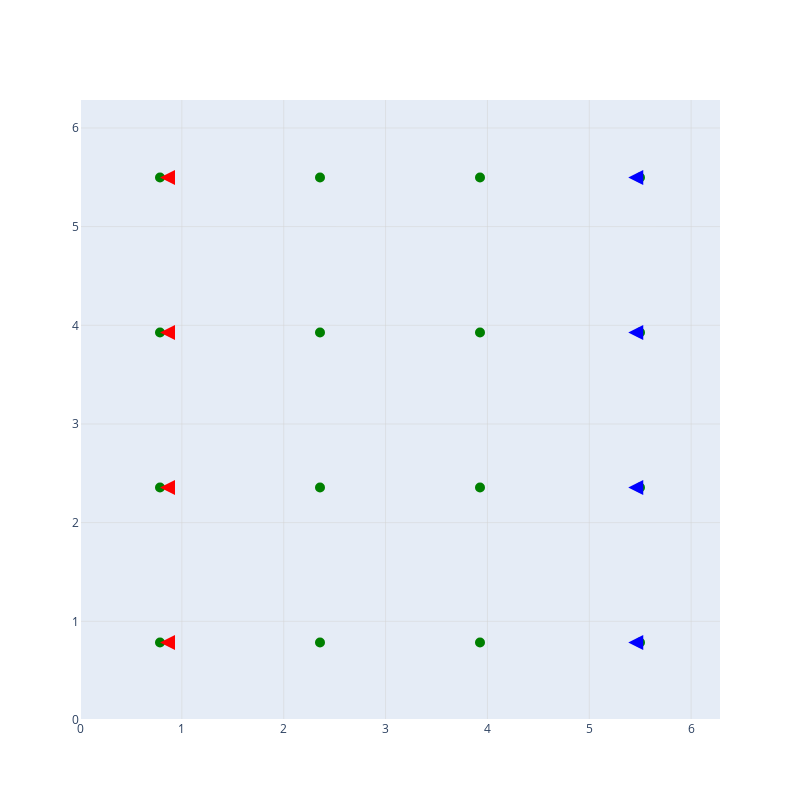

The code cell stored with this chart in its notebook:
### Code cell
fig = go.Figure()
fig.add_trace(go.Scatter(
    x=coords_r[:,0], y=coords_r[:,1],
    mode='markers',
    marker=dict(color='green', size=10),
    name='Cell Centres',
    showlegend=False
))
for i in range(len(owner)):
    fig.add_annotation(ax=arrowo_x[i],ay=arrowo_y[i],
    x=arrowo_x_end[i], y=arrowo_y_end[i],
    xref="x", yref="y",axref="x", ayref="y",arrowhead=2,arrowsize=1.5,arrowwidth=2,showarrow=True, arrowcolor='Blue')
for i in range(len(neighbour)):
    fig.add_annotation(ax=arrown_x[i],ay=arrown_y[i],
    x=arrown_x_end[i], y=arrown_y_end[i],
    xref="x", yref="y",axref="x", ayref="y",arrowhead=2,arrowsize=1.5,arrowwidth=2,showarrow=True, arrowcolor='Red')

fig.update_layout(
    xaxis=dict(range=[0, 2*np.pi], showgrid=True, gridwidth=0.5, gridcolor='lightgray'),
    yaxis=dict(range=[0, 2*np.pi], showgrid=True, gridwidth=0.5, gridcolor='lightgray'),
    width=800, height=800,
    hovermode='closest'
)
fig.show()

### Figure 1 — Plotly figure (JSON) as saved in the notebook; plotly's stock layout.template omitted (floating-point values rounded to 4 significant figures)
{"data": [{"marker": {"color": "green", "size": 10}, "mode": "markers", "name": "Cell Centres", "showlegend": false, "type": "scatter", "x": [0.7854, 0.7854, 0.7854, 0.7854, 2.356, 2.356, 2.356, 2.356, 3.927, 3.927, 3.927, 3.927, 5.498, 5.498, 5.498, 5.498], "y": [0.7854, 2.356, 3.927, 5.498, 0.7854, 2.356, 3.927, 5.498, 0.7854, 2.356, 3.927, 5.498, 0.7854, 2.356, 3.927, 5.498]}], "layout": {"annotations": [{"arrowcolor": "Blue", "arrowhead": 2, "arrowsize": 1.5, "arrowwidth": 2, "ax": 0.7854, "axref": "x", "ay": 0.7854, "ayref": "y", "showarrow": true, "x": 0.7854, "xref": "x", "y": 0.824, "yref": "y"}, {"arrowcolor": "Blue", "arrowhead": 2, "arrowsize": 1.5, "arrowwidth": 2, "ax": 0.7854, "axref": "x", "ay": 2.356, "ayref": "y", "showarrow": true, "x": 0.7854, "xref": "x", "y": 2.395, "yref": "y"}, {"arrowcolor": "Blue", "arrowhead": 2, "arrowsize": 1.5, "arrowwidth": 2, "ax": 0.7854, "axref": "x", "ay": 3.927, "ayref": "y", "showarrow": true, "x": 0.7854, "xref": "x", "y": 3.966, "yref": "y"}, {"arrowcolor": "Blue", "arrowhead": 2, "arrowsize": 1.5, "arrowwidth": 2, "ax": 0.7854, "axref": "x", "ay": 5.498, "ayref": "y", "showarrow": true, "x": 0.7854, "xref": "x", "y": 5.382, "yref": "y"}, {"arrowcolor": "Blue", "arrowhead": 2, "arrowsize": 1.5, "arrowwidth": 2, "ax": 2.356, "axref": "x", "ay": 0.7854, "ayref": "y", "showarrow": true, "x": 2.356, "xref": "x", "y": 0.824, "yref": "y"}, {"arrowcolor": "Blue", "arrowhead": 2, "arrowsize": 1.5, "arrowwidth": 2, "ax": 2.356, "axref": "x", "ay": 2.356, "ayref": "y", "showarrow": true, "x": 2.356, "xref": "x", "y": 2.395, "yref": "y"}, {"arrowcolor": "Blue", "arrowhead": 2, "arrowsize": 1.5, "arrowwidth": 2, "ax": 2.356, "axref": "x", "ay": 3.927, "ayref": "y", "showarrow": true, "x": 2.356, "xref": "x", "y": 3.966, "yref": "y"}, {"arrowcolor": "Blue", "arrowhead": 2, "arrowsize": 1.5, "arrowwidth": 2, "ax": 2.356, "axref": "x", "ay": 5.498, "ayref": "y", "showarrow": true, "x": 2.356, "xref": "x", "y": 5.382, "yref": "y"}, {"arrowcolor": "Blue", "arrowhead": 2, "arrowsize": 1.5, "arrowwidth": 2, "ax": 3.927, "axref": "x", "ay": 0.7854, "ayref": "y", "showarrow": true, "x": 3.927, "xref": "x", "y": 0.824, "yref": "y"}, {"arrowcolor": "Blue", "arrowhead": 2, "arrowsize": 1.5, "arrowwidth": 2, "ax": 3.927, "axref": "x", "ay": 2.356, "ayref": "y", "showarrow": true, "x": 3.927, "xref": "x", "y": 2.395, "yref": "y"}, {"arrowcolor": "Blue", "arrowhead": 2, "arrowsize": 1.5, "arrowwidth": 2, "ax": 3.927, "axref": "x", "ay": 3.927, "ayref": "y", "showarrow": true, "x": 3.927, "xref": "x", "y": 3.966, "yref": "y"}, {"arrowcolor": "Blue", "arrowhead": 2, "arrowsize": 1.5, "arrowwidth": 2, "ax": 3.927, "axref": "x", "ay": 5.498, "ayref": "y", "showarrow": true, "x": 3.927, "xref": "x", "y": 5.382, "yref": "y"}, {"arrowcolor": "Blue", "arrowhead": 2, "arrowsize": 1.5, "arrowwidth": 2, "ax": 5.498, "axref": "x", "ay": 0.7854, "ayref": "y", "showarrow": true, "x": 5.498, "xref": "x", "y": 0.824, "yref": "y"}, {"arrowcolor": "Blue", "arrowhead": 2, "arrowsize": 1.5, "arrowwidth": 2, "ax": 5.498, "axref": "x", "ay": 2.356, "ayref": "y", "showarrow": true, "x": 5.498, "xref": "x", "y": 2.395, "yref": "y"}, {"arrowcolor": "Blue", "arrowhead": 2, "arrowsize": 1.5, "arrowwidth": 2, "ax": 5.498, "axref": "x", "ay": 3.927, "ayref": "y", "showarrow": true, "x": 5.498, "xref": "x", "y": 3.966, "yref": "y"}, {"arrowcolor": "Blue", "arrowhead": 2, "arrowsize": 1.5, "arrowwidth": 2, "ax": 5.498, "axref": "x", "ay": 5.498, "ayref": "y", "showarrow": true, "x": 5.498, "xref": "x", "y": 5.382, "yref": "y"}, {"arrowcolor": "Blue", "arrowhead": 2, "arrowsize": 1.5, "arrowwidth": 2, "ax": 0.7854, "axref": "x", "ay": 0.7854, "ayref": "y", "showarrow": true, "x": 0.824, "xref": "x", "y": 0.7854, "yref": "y"}, {"arrowcolor": "Blue", "arrowhead": 2, "arrowsize": 1.5, "arrowwidth": 2, "ax": 0.7854, "axref": "x", "ay": 2.356, "ayref": "y", "showarrow": true, "x": 0.824, "xref": "x", "y": 2.356, "yref": "y"}, {"arrowcolor": "Blue", "arrowhead": 2, "arrowsize": 1.5, "arrowwidth": 2, "ax": 0.7854, "axref": "x", "ay": 3.927, "ayref": "y", "showarrow": true, "x": 0.824, "xref": "x", "y": 3.927, "yref": "y"}, {"arrowcolor": "Blue", "arrowhead": 2, "arrowsize": 1.5, "arrowwidth": 2, "ax": 0.7854, "axref": "x", "ay": 5.498, "ayref": "y", "showarrow": true, "x": 0.824, "xref": "x", "y": 5.498, "yref": "y"}, {"arrowcolor": "Blue", "arrowhead": 2, "arrowsize": 1.5, "arrowwidth": 2, "ax": 2.356, "axref": "x", "ay": 0.7854, "ayref": "y", "showarrow": true, "x": 2.395, "xref": "x", "y": 0.7854, "yref": "y"}, {"arrowcolor": "Blue", "arrowhead": 2, "arrowsize": 1.5, "arrowwidth": 2, "ax": 2.356, "axref": "x", "ay": 2.356, "ayref": "y", "showarrow": true, "x": 2.395, "xref": "x", "y": 2.356, "yref": "y"}, {"arrowcolor": "Blue", "arrowhead": 2, "arrowsize": 1.5, "arrowwidth": 2, "ax": 2.356, "axref": "x", "ay": 3.927, "ayref": "y", "showarrow": true, "x": 2.395, "xref": "x", "y": 3.927, "yref": "y"}, {"arrowcolor": "Blue", "arrowhead": 2, "arrowsize": 1.5, "arrowwidth": 2, "ax": 2.356, "axref": "x", "ay": 5.498, "ayref": "y", "showarrow": true, "x": 2.395, "xref": "x", "y": 5.498, "yref": "y"}, {"arrowcolor": "Blue", "arrowhead": 2, "arrowsize": 1.5, "arrowwidth": 2, "ax": 3.927, "axref": "x", "ay": 0.7854, "ayref": "y", "showarrow": true, "x": 3.966, "xref": "x", "y": 0.7854, "yref": "y"}, {"arrowcolor": "Blue", "arrowhead": 2, "arrowsize": 1.5, "arrowwidth": 2, "ax": 3.927, "axref": "x", "ay": 2.356, "ayref": "y", "showarrow": true, "x": 3.966, "xref": "x", "y": 2.356, "yref": "y"}, {"arrowcolor": "Blue", "arrowhead": 2, "arrowsize": 1.5, "arrowwidth": 2, "ax": 3.927, "axref": "x", "ay": 3.927, "ayref": "y", "showarrow": true, "x": 3.966, "xref": "x", "y": 3.927, "yref": "y"}, {"arrowcolor": "Blue", "arrowhead": 2, "arrowsize": 1.5, "arrowwidth": 2, "ax": 3.927, "axref": "x", "ay": 5.498, "ayref": "y", "showarrow": true, "x": 3.966, "xref": "x", "y": 5.498, "yref": "y"}, {"arrowcolor": "Blue", "arrowhead": 2, "arrowsize": 1.5, "arrowwidth": 2, "ax": 5.498, "axref": "x", "ay": 0.7854, "ayref": "y", "showarrow": true, "x": 5.382, "xref": "x", "y": 0.7854, "yref": "y"}, {"arrowcolor": "Blue", "arrowhead": 2, "arrowsize": 1.5, "arrowwidth": 2, "ax": 5.498, "axref": "x", "ay": 2.356, "ayref": "y", "showarrow": true, "x": 5.382, "xref": "x", "y": 2.356, "yref": "y"}, {"arrowcolor": "Blue", "arrowhead": 2, "arrowsize": 1.5, "arrowwidth": 2, "ax": 5.498, "axref": "x", "ay": 3.927, "ayref": "y", "showarrow": true, "x": 5.382, "xref": "x", "y": 3.927, "yref": "y"}, {"arrowcolor": "Blue", "arrowhead": 2, "arrowsize": 1.5, "arrowwidth": 2, "ax": 5.498, "axref": "x", "ay": 5.498, "ayref": "y", "showarrow": true, "x": 5.382, "xref": "x", "y": 5.498, "yref": "y"}, {"arrowcolor": "Red", "arrowhead": 2, "arrowsize": 1.5, "arrowwidth": 2, "ax": 0.7854, "axref": "x", "ay": 2.318, "ayref": "y", "showarrow": true, "x": 0.7854, "xref": "x", "y": 2.356, "yref": "y"}, {"arrowcolor": "Red", "arrowhead": 2, "arrowsize": 1.5, "arrowwidth": 2, "ax": 0.7854, "axref": "x", "ay": 3.888, "ayref": "y", "showarrow": true, "x": 0.7854, "xref": "x", "y": 3.927, "yref": "y"}, {"arrowcolor": "Red", "arrowhead": 2, "arrowsize": 1.5, "arrowwidth": 2, "ax": 0.7854, "axref": "x", "ay": 5.459, "ayref": "y", "showarrow": true, "x": 0.7854, "xref": "x", "y": 5.498, "yref": "y"}, {"arrowcolor": "Red", "arrowhead": 2, "arrowsize": 1.5, "arrowwidth": 2, "ax": 0.7854, "axref": "x", "ay": 0.9011, "ayref": "y", "showarrow": true, "x": 0.7854, "xref": "x", "y": 0.7854, "yref": "y"}, {"arrowcolor": "Red", "arrowhead": 2, "arrowsize": 1.5, "arrowwidth": 2, "ax": 2.356, "axref": "x", "ay": 2.318, "ayref": "y", "showarrow": true, "x": 2.356, "xref": "x", "y": 2.356, "yref": "y"}, {"arrowcolor": "Red", "arrowhead": 2, "arrowsize": 1.5, "arrowwidth": 2, "ax": 2.356, "axref": "x", "ay": 3.888, "ayref": "y", "showarrow": true, "x": 2.356, "xref": "x", "y": 3.927, "yref": "y"}, {"arrowcolor": "Red", "arrowhead": 2, "arrowsize": 1.5, "arrowwidth": 2, "ax": 2.356, "axref": "x", "ay": 5.459, "ayref": "y", "showarrow": true, "x": 2.356, "xref": "x", "y": 5.498, "yref": "y"}, {"arrowcolor": "Red", "arrowhead": 2, "arrowsize": 1.5, "arrowwidth": 2, "ax": 2.356, "axref": "x", "ay": 0.9011, "ayref": "y", "showarrow": true, "x": 2.356, "xref": "x", "y": 0.7854, "yref": "y"}, {"arrowcolor": "Red", "arrowhead": 2, "arrowsize": 1.5, "arrowwidth": 2, "ax": 3.927, "axref": "x", "ay": 2.318, "ayref": "y", "showarrow": true, "x": 3.927, "xref": "x", "y": 2.356, "yref": "y"}, {"arrowcolor": "Red", "arrowhead": 2, "arrowsize": 1.5, "arrowwidth": 2, "ax": 3.927, "axref": "x", "ay": 3.888, "ayref": "y", "showarrow": true, "x": 3.927, "xref": "x", "y": 3.927, "yref": "y"}, {"arrowcolor": "Red", "arrowhead": 2, "arrowsize": 1.5, "arrowwidth": 2, "ax": 3.927, "axref": "x", "ay": 5.459, "ayref": "y", "showarrow": true, "x": 3.927, "xref": "x", "y": 5.498, "yref": "y"}, {"arrowcolor": "Red", "arrowhead": 2, "arrowsize": 1.5, "arrowwidth": 2, "ax": 3.927, "axref": "x", "ay": 0.9011, "ayref": "y", "showarrow": true, "x": 3.927, "xref": "x", "y": 0.7854, "yref": "y"}, {"arrowcolor": "Red", "arrowhead": 2, "arrowsize": 1.5, "arrowwidth": 2, "ax": 5.498, "axref": "x", "ay": 2.318, "ayref": "y", "showarrow": true, "x": 5.498, "xref": "x", "y": 2.356, "yref": "y"}, {"arrowcolor": "Red", "arrowhead": 2, "arrowsize": 1.5, "arrowwidth": 2, "ax": 5.498, "axref": "x", "ay": 3.888, "ayref": "y", "showarrow": true, "x": 5.498, "xref": "x", "y": 3.927, "yref": "y"}, {"arrowcolor": "Red", "arrowhead": 2, "arrowsize": 1.5, "arrowwidth": 2, "ax": 5.498, "axref": "x", "ay": 5.459, "ayref": "y", "showarrow": true, "x": 5.498, "xref": "x", "y": 5.498, "yref": "y"}, {"arrowcolor": "Red", "arrowhead": 2, "arrowsize": 1.5, "arrowwidth": 2, "ax": 5.498, "axref": "x", "ay": 0.9011, "ayref": "y", "showarrow": true, "x": 5.498, "xref": "x", "y": 0.7854, "yref": "y"}, {"arrowcolor": "Red", "arrowhead": 2, "arrowsize": 1.5, "arrowwidth": 2, "ax": 2.318, "axref": "x", "ay": 0.7854, "ayref": "y", "showarrow": true, "x": 2.356, "xref": "x", "y": 0.7854, "yref": "y"}, {"arrowcolor": "Red", "arrowhead": 2, "arrowsize": 1.5, "arrowwidth": 2, "ax": 2.318, "axref": "x", "ay": 2.356, "ayref": "y", "showarrow": true, "x": 2.356, "xref": "x", "y": 2.356, "yref": "y"}, {"arrowcolor": "Red", "arrowhead": 2, "arrowsize": 1.5, "arrowwidth": 2, "ax": 2.318, "axref": "x", "ay": 3.927, "ayref": "y", "showarrow": true, "x": 2.356, "xref": "x", "y": 3.927, "yref": "y"}, {"arrowcolor": "Red", "arrowhead": 2, "arrowsize": 1.5, "arrowwidth": 2, "ax": 2.318, "axref": "x", "ay": 5.498, "ayref": "y", "showarrow": true, "x": 2.356, "xref": "x", "y": 5.498, "yref": "y"}, {"arrowcolor": "Red", "arrowhead": 2, "arrowsize": 1.5, "arrowwidth": 2, "ax": 3.888, "axref": "x", "ay": 0.7854, "ayref": "y", "showarrow": true, "x": 3.927, "xref": "x", "y": 0.7854, "yref": "y"}, {"arrowcolor": "Red", "arrowhead": 2, "arrowsize": 1.5, "arrowwidth": 2, "ax": 3.888, "axref": "x", "ay": 2.356, "ayref": "y", "showarrow": true, "x": 3.927, "xref": "x", "y": 2.356, "yref": "y"}, {"arrowcolor": "Red", "arrowhead": 2, "arrowsize": 1.5, "arrowwidth": 2, "ax": 3.888, "axref": "x", "ay": 3.927, "ayref": "y", "showarrow": true, "x": 3.927, "xref": "x", "y": 3.927, "yref": "y"}, {"arrowcolor": "Red", "arrowhead": 2, "arrowsize": 1.5, "arrowwidth": 2, "ax": 3.888, "axref": "x", "ay": 5.498, "ayref": "y", "showarrow": true, "x": 3.927, "xref": "x", "y": 5.498, "yref": "y"}, {"arrowcolor": "Red", "arrowhead": 2, "arrowsize": 1.5, "arrowwidth": 2, "ax": 5.459, "axref": "x", "ay": 0.7854, "ayref": "y", "showarrow": true, "x": 5.498, "xref": "x", "y": 0.7854, "yref": "y"}, {"arrowcolor": "Red", "arrowhead": 2, "arrowsize": 1.5, "arrowwidth": 2, "ax": 5.459, "axref": "x", "ay": 2.356, "ayref": "y", "showarrow": true, "x": 5.498, "xref": "x", "y": 2.356, "yref": "y"}, {"arrowcolor": "Red", "arrowhead": 2, "arrowsize": 1.5, "arrowwidth": 2, "ax": 5.459, "axref": "x", "ay": 3.927, "ayref": "y", "showarrow": true, "x": 5.498, "xref": "x", "y": 3.927, "yref": "y"}, {"arrowcolor": "Red", "arrowhead": 2, "arrowsize": 1.5, "arrowwidth": 2, "ax": 5.459, "axref": "x", "ay": 5.498, "ayref": "y", "showarrow": true, "x": 5.498, "xref": "x", "y": 5.498, "yref": "y"}, {"arrowcolor": "Red", "arrowhead": 2, "arrowsize": 1.5, "arrowwidth": 2, "ax": 0.9011, "axref": "x", "ay": 0.7854, "ayref": "y", "showarrow": true, "x": 0.7854, "xref": "x", "y": 0.7854, "yref": "y"}, {"arrowcolor": "Red", "arrowhead": 2, "arrowsize": 1.5, "arrowwidth": 2, "ax": 0.9011, "axref": "x", "ay": 2.356, "ayref": "y", "showarrow": true, "x": 0.7854, "xref": "x", "y": 2.356, "yref": "y"}, {"arrowcolor": "Red", "arrowhead": 2, "arrowsize": 1.5, "arrowwidth": 2, "ax": 0.9011, "axref": "x", "ay": 3.927, "ayref": "y", "showarrow": true, "x": 0.7854, "xref": "x", "y": 3.927, "yref": "y"}, {"arrowcolor": "Red", "arrowhead": 2, "arrowsize": 1.5, "arrowwidth": 2, "ax": 0.9011, "axref": "x", "ay": 5.498, "ayref": "y", "showarrow": true, "x": 0.7854, "xref": "x", "y": 5.498, "yref": "y"}], "height": 800, "hovermode": "closest", "width": 800, "xaxis": {"gridcolor": "lightgray", "gridwidth": 0.5, "range": [0, 6.283], "showgrid": true}, "yaxis": {"gridcolor": "lightgray", "gridwidth": 0.5, "range": [0, 6.283], "showgrid": true}}}
